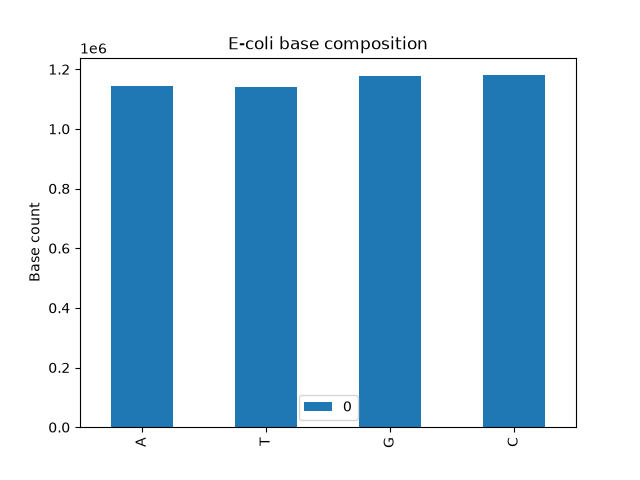

Reproduce this figure in Python.
from pathlib import Path
from Bio import SeqIO
import matplotlib.pyplot as plt
import pandas as pd
x = next(SeqIO.parse(Path(__file__).resolve().parent.parent.parent / "data" / "ecoli.fasta","fasta"))
counts = {"A":x.seq.count("A") , "T":x.seq.count("T") , "G":x.seq.count("G") , "C":x.seq.count("C")}
df=pd.DataFrame.from_dict(counts, orient="index")
df.plot.bar(legend=True)
plt.title("E-coli base composition")
plt.ylabel("Base count")
plt.savefig("base_composition.png")
